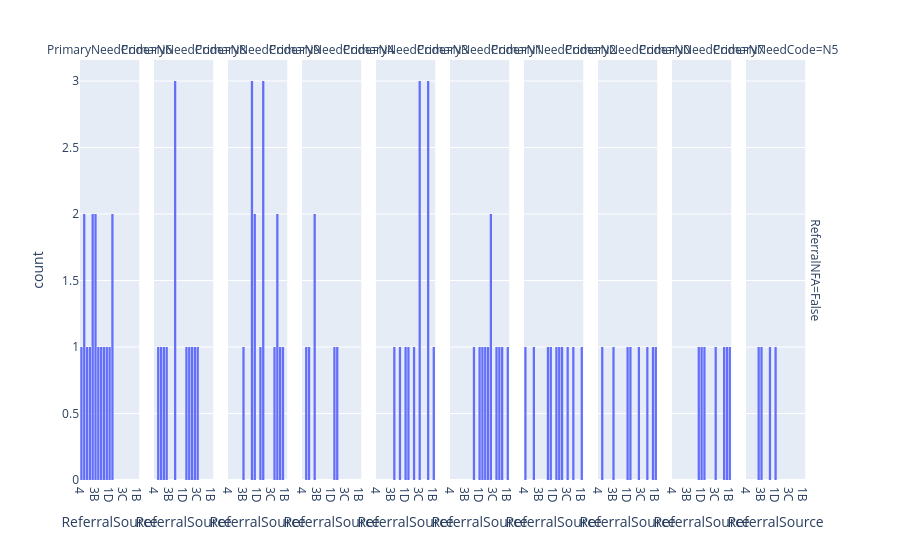

This figure's notebook cell:
### Code cell
facet_plot = px.histogram(cin,
                          x='ReferralSource',
                          facet_col='PrimaryNeedCode',
                          facet_row='ReferralNFA',
                          )

facet_plot.show()

### Figure 1 — Plotly figure (JSON) as saved in the notebook; plotly's stock layout.template omitted (floating-point values rounded to 4 significant figures)
{"data": [{"bingroup": "x", "hovertemplate": "ReferralNFA=False<br>PrimaryNeedCode=N6<br>ReferralSource=%{x}<br>count=%{y}<extra></extra>", "legendgroup": "", "marker": {"color": "#636efa", "pattern": {"shape": ""}}, "name": "", "orientation": "v", "showlegend": false, "type": "histogram", "x": ["4", "6", "10", "8", "7", "3B", "3D", "7", "3E", "3A", "3F", "1D", "2A", "3B", "2A", "6"], "xaxis": "x", "yaxis": "y"}, {"bingroup": "x", "hovertemplate": "ReferralNFA=False<br>PrimaryNeedCode=N8<br>ReferralSource=%{x}<br>count=%{y}<extra></extra>", "legendgroup": "", "marker": {"color": "#636efa", "pattern": {"shape": ""}}, "name": "", "orientation": "v", "showlegend": false, "type": "histogram", "x": ["6", "10", "8", "5B", "5A", "7", "3E", "3E", "3E", "2A", "1C", "3C"], "xaxis": "x2", "yaxis": "y2"}, {"bingroup": "x", "hovertemplate": "ReferralNFA=False<br>PrimaryNeedCode=N9<br>ReferralSource=%{x}<br>count=%{y}<extra></extra>", "legendgroup": "", "marker": {"color": "#636efa", "pattern": {"shape": ""}}, "name": "", "orientation": "v", "showlegend": false, "type": "histogram", "x": ["3A", "9", "1A", "3F", "5B", "3A", "3A", "5B", "2B", "5C", "5B", "2A", "1A", "3F", "3B"], "xaxis": "x3", "yaxis": "y3"}, {"bingroup": "x", "hovertemplate": "ReferralNFA=False<br>PrimaryNeedCode=N4<br>ReferralSource=%{x}<br>count=%{y}<extra></extra>", "legendgroup": "", "marker": {"color": "#636efa", "pattern": {"shape": ""}}, "name": "", "orientation": "v", "showlegend": false, "type": "histogram", "x": ["2A", "6", "10", "7", "7", "5B"], "xaxis": "x4", "yaxis": "y4"}, {"bingroup": "x", "hovertemplate": "ReferralNFA=False<br>PrimaryNeedCode=N3<br>ReferralSource=%{x}<br>count=%{y}<extra></extra>", "legendgroup": "", "marker": {"color": "#636efa", "pattern": {"shape": ""}}, "name": "", "orientation": "v", "showlegend": false, "type": "histogram", "x": ["2B", "2A", "3C", "2B", "5A", "3A", "1D", "2B", "3C", "1B", "3D", "3C"], "xaxis": "x5", "yaxis": "y5"}, {"bingroup": "x", "hovertemplate": "ReferralNFA=False<br>PrimaryNeedCode=N1<br>ReferralSource=%{x}<br>count=%{y}<extra></extra>", "legendgroup": "", "marker": {"color": "#636efa", "pattern": {"shape": ""}}, "name": "", "orientation": "v", "showlegend": false, "type": "histogram", "x": ["1B", "2B", "1C", "2A", "9", "5A", "1A", "1C", "5B", "1D", "3A"], "xaxis": "x6", "yaxis": "y6"}, {"bingroup": "x", "hovertemplate": "ReferralNFA=False<br>PrimaryNeedCode=N2<br>ReferralSource=%{x}<br>count=%{y}<extra></extra>", "legendgroup": "", "marker": {"color": "#636efa", "pattern": {"shape": ""}}, "name": "", "orientation": "v", "showlegend": false, "type": "histogram", "x": ["3A", "1B", "3C", "1A", "3F", "2A", "4", "5B", "8", "5A"], "xaxis": "x7", "yaxis": "y7"}, {"bingroup": "x", "hovertemplate": "ReferralNFA=False<br>PrimaryNeedCode=N0<br>ReferralSource=%{x}<br>count=%{y}<extra></extra>", "legendgroup": "", "marker": {"color": "#636efa", "pattern": {"shape": ""}}, "name": "", "orientation": "v", "showlegend": false, "type": "histogram", "x": ["3B", "1C", "1D", "1A", "6", "2A", "5C", "1B"], "xaxis": "x8", "yaxis": "y8"}, {"bingroup": "x", "hovertemplate": "ReferralNFA=False<br>PrimaryNeedCode=N7<br>ReferralSource=%{x}<br>count=%{y}<extra></extra>", "legendgroup": "", "marker": {"color": "#636efa", "pattern": {"shape": ""}}, "name": "", "orientation": "v", "showlegend": false, "type": "histogram", "x": ["2B", "3F", "5C", "3C", "1B", "2A", "1D"], "xaxis": "x9", "yaxis": "y9"}, {"bingroup": "x", "hovertemplate": "ReferralNFA=False<br>PrimaryNeedCode=N5<br>ReferralSource=%{x}<br>count=%{y}<extra></extra>", "legendgroup": "", "marker": {"color": "#636efa", "pattern": {"shape": ""}}, "name": "", "orientation": "v", "showlegend": false, "type": "histogram", "x": ["3A", "1D", "3B", "7"], "xaxis": "x10", "yaxis": "y10"}], "layout": {"annotations": [{"font": {}, "showarrow": false, "text": "PrimaryNeedCode=N6", "x": 0.04, "xanchor": "center", "xref": "paper", "y": 1, "yanchor": "bottom", "yref": "paper"}, {"font": {}, "showarrow": false, "text": "PrimaryNeedCode=N8", "x": 0.14, "xanchor": "center", "xref": "paper", "y": 1, "yanchor": "bottom", "yref": "paper"}, {"font": {}, "showarrow": false, "text": "PrimaryNeedCode=N9", "x": 0.24, "xanchor": "center", "xref": "paper", "y": 1, "yanchor": "bottom", "yref": "paper"}, {"font": {}, "showarrow": false, "text": "PrimaryNeedCode=N4", "x": 0.34, "xanchor": "center", "xref": "paper", "y": 1, "yanchor": "bottom", "yref": "paper"}, {"font": {}, "showarrow": false, "text": "PrimaryNeedCode=N3", "x": 0.44, "xanchor": "center", "xref": "paper", "y": 1, "yanchor": "bottom", "yref": "paper"}, {"font": {}, "showarrow": false, "text": "PrimaryNeedCode=N1", "x": 0.54, "xanchor": "center", "xref": "paper", "y": 1, "yanchor": "bottom", "yref": "paper"}, {"font": {}, "showarrow": false, "text": "PrimaryNeedCode=N2", "x": 0.64, "xanchor": "center", "xref": "paper", "y": 1, "yanchor": "bottom", "yref": "paper"}, {"font": {}, "showarrow": false, "text": "PrimaryNeedCode=N0", "x": 0.74, "xanchor": "center", "xref": "paper", "y": 1, "yanchor": "bottom", "yref": "paper"}, {"font": {}, "showarrow": false, "text": "PrimaryNeedCode=N7", "x": 0.84, "xanchor": "center", "xref": "paper", "y": 1, "yanchor": "bottom", "yref": "paper"}, {"font": {}, "showarrow": false, "text": "PrimaryNeedCode=N5", "x": 0.94, "xanchor": "center", "xref": "paper", "y": 1, "yanchor": "bottom", "yref": "paper"}, {"font": {}, "showarrow": false, "text": "ReferralNFA=False", "textangle": 90, "x": 0.98, "xanchor": "left", "xref": "paper", "y": 0.5, "yanchor": "middle", "yref": "paper"}], "barmode": "relative", "legend": {"tracegroupgap": 0}, "margin": {"t": 60}, "xaxis": {"anchor": "y", "domain": [0, 0.08], "title": {"text": "ReferralSource"}}, "xaxis10": {"anchor": "y10", "domain": [0.9, 0.98], "matches": "x", "title": {"text": "ReferralSource"}}, "xaxis2": {"anchor": "y2", "domain": [0.1, 0.18], "matches": "x", "title": {"text": "ReferralSource"}}, "xaxis3": {"anchor": "y3", "domain": [0.2, 0.28], "matches": "x", "title": {"text": "ReferralSource"}}, "xaxis4": {"anchor": "y4", "domain": [0.3, 0.38], "matches": "x", "title": {"text": "ReferralSource"}}, "xaxis5": {"anchor": "y5", "domain": [0.4, 0.48], "matches": "x", "title": {"text": "ReferralSource"}}, "xaxis6": {"anchor": "y6", "domain": [0.5, 0.58], "matches": "x", "title": {"text": "ReferralSource"}}, "xaxis7": {"anchor": "y7", "domain": [0.6, 0.68], "matches": "x", "title": {"text": "ReferralSource"}}, "xaxis8": {"anchor": "y8", "domain": [0.7, 0.78], "matches": "x", "title": {"text": "ReferralSource"}}, "xaxis9": {"anchor": "y9", "domain": [0.8, 0.88], "matches": "x", "title": {"text": "ReferralSource"}}, "yaxis": {"anchor": "x", "domain": [0, 1], "title": {"text": "count"}}, "yaxis10": {"anchor": "x10", "domain": [0, 1], "matches": "y", "showticklabels": false}, "yaxis2": {"anchor": "x2", "domain": [0, 1], "matches": "y", "showticklabels": false}, "yaxis3": {"anchor": "x3", "domain": [0, 1], "matches": "y", "showticklabels": false}, "yaxis4": {"anchor": "x4", "domain": [0, 1], "matches": "y", "showticklabels": false}, "yaxis5": {"anchor": "x5", "domain": [0, 1], "matches": "y", "showticklabels": false}, "yaxis6": {"anchor": "x6", "domain": [0, 1], "matches": "y", "showticklabels": false}, "yaxis7": {"anchor": "x7", "domain": [0, 1], "matches": "y", "showticklabels": false}, "yaxis8": {"anchor": "x8", "domain": [0, 1], "matches": "y", "showticklabels": false}, "yaxis9": {"anchor": "x9", "domain": [0, 1], "matches": "y", "showticklabels": false}}}
